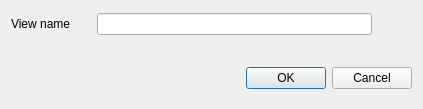
<?xml version="1.0" encoding="UTF-8"?>
<ui version="4.0">
 <class>NewViewDlg</class>
 <widget class="QDialog" name="NewViewDlg">
  <property name="geometry">
   <rect>
    <x>0</x>
    <y>0</y>
    <width>423</width>
    <height>109</height>
   </rect>
  </property>
  <property name="windowTitle">
   <string>New View</string>
  </property>
  <layout class="QVBoxLayout" name="verticalLayout">
   <item>
    <layout class="QHBoxLayout" name="horizontalLayout">
     <item>
      <layout class="QVBoxLayout" name="verticalLayout_2">
       <item>
        <layout class="QHBoxLayout" name="horizontalLayout_2">
         <item>
          <widget class="QLabel" name="label">
           <property name="text">
            <string>View name</string>
           </property>
          </widget>
         </item>
         <item>
          <spacer name="horizontalSpacer_2">
           <property name="orientation">
            <enum>Qt::Horizontal</enum>
           </property>
           <property name="sizeType">
            <enum>QSizePolicy::Fixed</enum>
           </property>
           <property name="sizeHint" stdset="0">
            <size>
             <width>20</width>
             <height>20</height>
            </size>
           </property>
          </spacer>
         </item>
         <item>
          <widget class="QLineEdit" name="m_editViewName"/>
         </item>
        </layout>
       </item>
      </layout>
     </item>
     <item>
      <spacer name="horizontalSpacer">
       <property name="orientation">
        <enum>Qt::Horizontal</enum>
       </property>
       <property name="sizeType">
        <enum>QSizePolicy::Fixed</enum>
       </property>
       <property name="sizeHint" stdset="0">
        <size>
         <width>40</width>
         <height>20</height>
        </size>
       </property>
      </spacer>
     </item>
    </layout>
   </item>
   <item>
    <spacer name="verticalSpacer">
     <property name="orientation">
      <enum>Qt::Vertical</enum>
     </property>
     <property name="sizeType">
      <enum>QSizePolicy::Fixed</enum>
     </property>
     <property name="sizeHint" stdset="0">
      <size>
       <width>20</width>
       <height>20</height>
      </size>
     </property>
    </spacer>
   </item>
   <item>
    <layout class="QHBoxLayout">
     <property name="spacing">
      <number>6</number>
     </property>
     <property name="sizeConstraint">
      <enum>QLayout::SetMinimumSize</enum>
     </property>
     <property name="margin">
      <number>0</number>
     </property>
     <item>
      <spacer>
       <property name="orientation">
        <enum>Qt::Horizontal</enum>
       </property>
       <property name="sizeType">
        <enum>QSizePolicy::MinimumExpanding</enum>
       </property>
       <property name="sizeHint" stdset="0">
        <size>
         <width>131</width>
         <height>31</height>
        </size>
       </property>
      </spacer>
     </item>
     <item>
      <widget class="QPushButton" name="okButton">
       <property name="text">
        <string>OK</string>
       </property>
      </widget>
     </item>
     <item>
      <widget class="QPushButton" name="cancelButton">
       <property name="text">
        <string>Cancel</string>
       </property>
      </widget>
     </item>
    </layout>
   </item>
  </layout>
 </widget>
 <resources/>
 <connections>
  <connection>
   <sender>okButton</sender>
   <signal>clicked()</signal>
   <receiver>NewViewDlg</receiver>
   <slot>accept()</slot>
   <hints>
    <hint type="sourcelabel">
     <x>278</x>
     <y>253</y>
    </hint>
    <hint type="destinationlabel">
     <x>96</x>
     <y>254</y>
    </hint>
   </hints>
  </connection>
  <connection>
   <sender>cancelButton</sender>
   <signal>clicked()</signal>
   <receiver>NewViewDlg</receiver>
   <slot>reject()</slot>
   <hints>
    <hint type="sourcelabel">
     <x>369</x>
     <y>253</y>
    </hint>
    <hint type="destinationlabel">
     <x>179</x>
     <y>282</y>
    </hint>
   </hints>
  </connection>
 </connections>
</ui>
